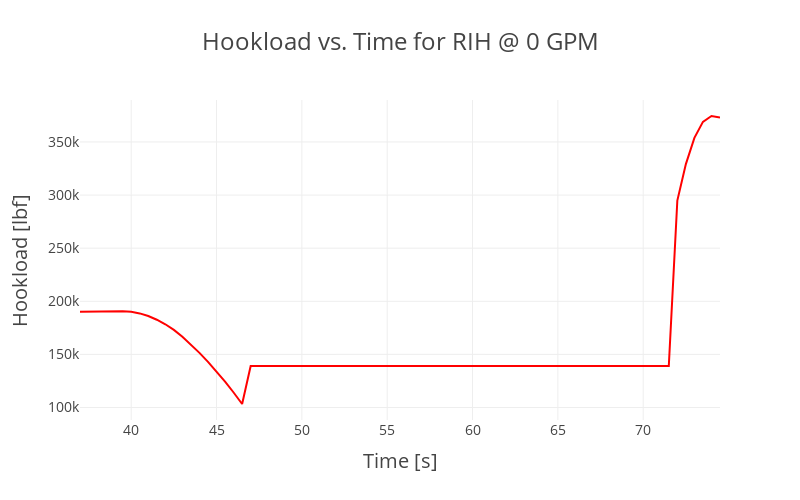

This figure's notebook cell:
### Code cell
fig = go.Figure(data=go.Scatter(
    x=times_RIH_0,
    y=hook_RIH_0,
    mode="lines",
    line=dict(color="red")
))

fig.update_layout(
    template= "gridon",
    title='Hookload vs. Time for RIH @ 0 GPM', 
    title_font_size=24,
    xaxis=dict(
        title='Time [s]',
        titlefont_size=20,
        tickfont_size=14,
        tickmode = 'linear',
        # tick0 = 0,
        dtick = 5
    ),
    yaxis=dict(
        title='Hookload [lbf]',
        titlefont_size=20,
        tickfont_size=14,
        tickmode = 'linear',
        # tick0 = 200000,
        dtick = 50000
    ),
    legend=dict(
        traceorder='normal',
        font=dict(
            size=16,
        )
    ),
    # autosize=True,
    height = 500,
    width = 800
)
fig.show()

### Figure 1 — Plotly figure (JSON) as saved in the notebook; plotly's stock layout.template omitted (floating-point values rounded to 4 significant figures)
{"data": [{"line": {"color": "red"}, "mode": "lines", "type": "scatter", "x": [37, 37.5, 38, 38.5, 39, 39.5, 40, 40.5, 41, 41.5, 42, 42.5, 43, 43.5, 44, 44.5, 45, 45.5, 46, 46.5, 47, 47.5, 48, 48.5, 49, 49.5, 50, 50.5, 51, 51.5, 52, 52.5, 53, 53.5, 54, 54.5, 55, 55.5, 56, 56.5, 57, 57.5, 58, 58.5, 59, 59.5, 60, 60.5, 61, 61.5, 62, 62.5, 63, 63.5, 64, 64.5, 65, 65.5, 66, 66.5, 67, 67.5, 68, 68.5, 69, 69.5, 70, 70.5, 71, 71.5, 72, 72.5, 73, 73.5, 74, 74.5], "y": [190100.0, 190200.0, 190400.0, 190600.0, 190700.0, 190600.0, 190100.0, 188600.0, 186100.0, 182600.0, 178400.0, 173100.0, 166600.0, 159300.0, 151500.0, 143000.0, 134000.0, 124300.0, 114100.0, 103300.0, 139100.0, 139100.0, 139100.0, 139100.0, 139100.0, 139100.0, 139100.0, 139100.0, 139100.0, 139100.0, 139100.0, 139100.0, 139100.0, 139100.0, 139100.0, 139100.0, 139100.0, 139100.0, 139100.0, 139100.0, 139100.0, 139100.0, 139100.0, 139100.0, 139100.0, 139100.0, 139100.0, 139100.0, 139100.0, 139100.0, 139100.0, 139100.0, 139100.0, 139100.0, 139100.0, 139100.0, 139100.0, 139100.0, 139100.0, 139100.0, 139100.0, 139100.0, 139100.0, 139100.0, 139100.0, 139100.0, 139100.0, 139100.0, 139100.0, 139100.0, 294800.0, 329200.0, 353900.0, 368900.0, 374400.0, 372900.0]}], "layout": {"height": 500, "legend": {"font": {"size": 16}, "traceorder": "normal"}, "title": {"font": {"size": 24}, "text": "Hookload vs. Time for RIH @ 0 GPM"}, "width": 800, "xaxis": {"dtick": 5, "tickfont": {"size": 14}, "tickmode": "linear", "title": {"font": {"size": 20}, "text": "Time [s]"}}, "yaxis": {"dtick": 50000, "tickfont": {"size": 14}, "tickmode": "linear", "title": {"font": {"size": 20}, "text": "Hookload [lbf]"}}}}
